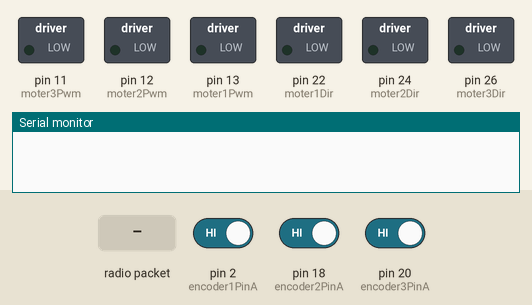
Bench run of a sketch on a simulated Arduino Mega 2560, built with avr-gcc and run on an emulated ATmega2560. On the bench: switched loads named in the sketch (green lamp = pin HIGH), the last lines printed to the serial monitor. The inputs (shaded band) are chosen by the test bench; at power-on: pin 2 (encoder1PinA) HIGH, pin 18 (encoder2PinA) HIGH, pin 20 (encoder3PinA) HIGH. No radio packets arrive unless stated.

Above: at 1.2 s.
1.3 s: radio packet "high" arrives
At 2.3 s:
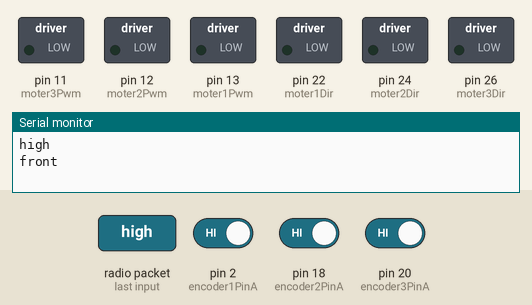
2.9 s: radio packet "low" arrives
At 3.5 s:
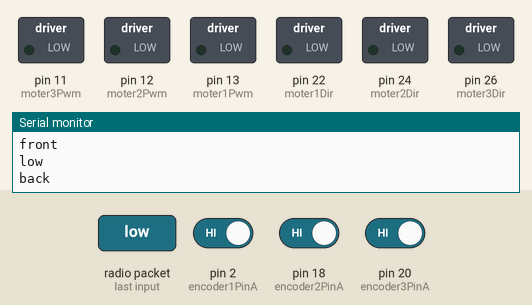
4.5 s: radio packet "left" arrives
At 5.8 s:
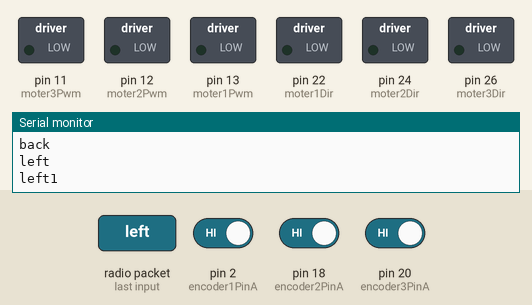
6.1 s: radio packet "right" arrives
At 7.2 s:
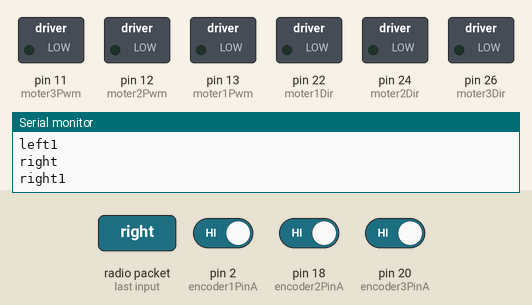
7.7 s: radio packet "rightcorner" arrives
At 8.4 s:
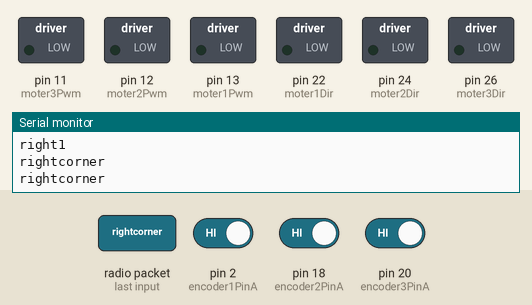
9.3 s: radio packet "leftcorner" arrives
At 10.8 s:
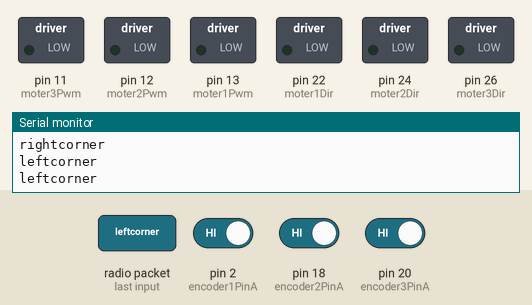
Timing chart, 0 to 11.9 s (numbered marks = the images above; inputs shaded):
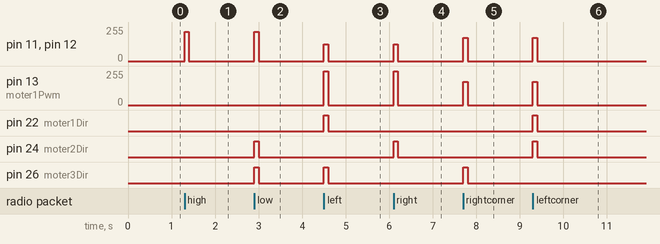

The sketch:

odometery_ver3.ino
```cpp
#include "motor_driver.h"
#include <RF24.h>

volatile bool fired1;
volatile bool up1;

volatile bool fired2;
volatile bool up2;

volatile bool fired3;
volatile bool up3;


// 엔코더
const byte encoder1PinA = 2;
const byte encoder1PinB = 3;

const byte encoder2PinA = 18;
const byte encoder2PinB = 19;

const byte encoder3PinA = 20;
const byte encoder3PinB = 21;


// 모터

// 방향 조절
const int moter1Dir = 22;
const int moter2Dir = 24;
const int moter3Dir = 26;

// 속도 조절
const int moter1Pwm = 13;
const int moter2Pwm = 12;
const int moter3Pwm = 11;

motorDriver M1(moter1Dir, moter1Pwm);
motorDriver M2(moter2Dir, moter2Pwm);
motorDriver M3(moter3Dir, moter3Pwm);

#define PI 3.14159265
float R = 82;
int scaling_factor = 255;

RF24 radio(7, 8); // SPI 버스에 nRF24L01 라디오를 설정하기 위해 CE, CSN 선언.
const byte address[6] = "00001"; //주소값을 5가지 문자열로 변경할 수 있으며, 송신기과 수신기가 동일한 주소로 해야됨.

void setup() {
  pinMode(moter1Dir, OUTPUT);
  pinMode(moter1Pwm, OUTPUT);

  pinMode(moter2Dir, OUTPUT);
  pinMode(moter2Pwm, OUTPUT);

  pinMode(moter3Dir, OUTPUT);
  pinMode(moter3Pwm, OUTPUT);

  radio.begin();
  radio.openReadingPipe(0, address);
  radio.setPALevel(RF24_PA_LOW); //전원공급에 관한 파워레벨을 설정합니다. 모듈 사이가 가까우면 최소로 설정합니다.

//거리가 가까운 순으로 RF24_PA_MIN / RF24_PA_LOW / RF24_PA_HIGH / RF24_PA_MAX 등으로 설정할 수 있습니다.
  radio.startListening(); //모듈을 수신기로 설정
  pinMode(encoder1PinA, INPUT_PULLUP);
  pinMode(encoder1PinB, INPUT_PULLUP);
  attachInterrupt(digitalPinToInterrupt(encoder1PinA), isr1, CHANGE);

  pinMode(encoder2PinA, INPUT_PULLUP);
  pinMode(encoder2PinB, INPUT_PULLUP);
  attachInterrupt(digitalPinToInterrupt(encoder2PinA), isr2, CHANGE);

  pinMode(encoder3PinA, INPUT_PULLUP);
  pinMode(encoder3PinB, INPUT_PULLUP);
  attachInterrupt(digitalPinToInterrupt(encoder3PinA), isr3, CHANGE);

  Serial.begin(115200);

  // 모터 3개 작동 테스트

  // digitalWrite(moter1Dir,HIGH);
  // analogWrite(moter1Pwm,100);
  // digitalWrite(moter2Dir,HIGH);
  // analogWrite(moter2Pwm,100);
  // digitalWrite(moter3Dir,LOW);
  // analogWrite(moter3Pwm,100);
  // delay(500);
  // stop_now();
}

// 엔코더 ISR
void isr1 () {
  if (digitalRead(encoder1PinA)) {
    up1 = digitalRead(encoder1PinB);
  } else {
    up1 = !digitalRead (encoder1PinB);
  }
  fired1 = true;
}

void isr2 () {
  if (digitalRead(encoder2PinA)) {
    up2 = digitalRead(encoder2PinB);
  } else {
    up2 = !digitalRead (encoder2PinB);
  }
  fired2 = true;
}

void isr3 () {
  if (digitalRead(encoder3PinA)) {
    up3 = digitalRead(encoder3PinB);
  } else {
    up3 = !digitalRead (encoder3PinB);
  }
  fired3 = true;
}

void calc_speed(float x_dot, float y_dot, float theta_dot){
  float PWM1 = -R*theta_dot + x_dot;
  float PWM2 = -R*theta_dot - 0.5*x_dot - sin(PI/3.0)*y_dot;
  float PWM3 = -R*theta_dot - 0.5*x_dot + sin(PI/3.0)*y_dot;

  int Dir1 = (PWM1 > 0) - (PWM1 < 0);
  int Dir2 = (PWM2 > 0) - (PWM2 < 0);
  int Dir3 = -((PWM3 > 0) - (PWM3 < 0));

  PWM1 = (int)abs(PWM1*scaling_factor);
  PWM2 = (int)abs(PWM2*scaling_factor);
  PWM3 = (int)abs(PWM3*scaling_factor);

  M1.spin(Dir1, PWM1);
  M2.spin(Dir2, PWM2);
  M3.spin(Dir3, PWM3);
}

void loop() {
  char text[32] = "";
  if (radio.available()) {
    char text[32] = "";
    radio.read(&text, sizeof(text));
    Serial.println(text);
     if (strcmp(text, "high") == 0) {
      Serial.println("front");
      calc_speed(0,1,0);
    }
    else if (strcmp(text, "low") == 0) {
      Serial.println("back");
      calc_speed(0,-1,0);
    }
    else if (strcmp(text, "left") == 0) {
      Serial.println("left1");
      calc_speed(1,0,0);
    }
    else if (strcmp(text, "right") == 0) {
      Serial.println("right1");
      calc_speed(-1,0,0);
    }
    else if (strcmp(text, "rightcorner") == 0) {
      Serial.println("rightcorner");
      calc_speed(0,0,1);
    }
    else if (strcmp(text, "leftcorner") == 0) {
      Serial.println("leftcorner");
      calc_speed(0,0,-1);
    }
    else {
      calc_speed(0,0,0);
    }
    delay(100);
    calc_speed(0,0,0);
//    analogWrite(moter1Pwm,0);
//    analogWrite(moter2Pwm,0);
//    analogWrite(moter3Pwm,0);

  }
  static long rotaryCount1 = 0;
  static long rotaryCount2 = 0;
  static long rotaryCount3 = 0;

  if (fired1) {
    if (up1) {
      rotaryCount1 ++;
    } else {
      rotaryCount1 --;
    }
    fired1 = false;
    Serial.print("Count1 = ");
    Serial.println(rotaryCount1);
  }
  if (fired2) {
    if (up2) {
      rotaryCount2 ++;
    } else {
      rotaryCount2 --;
    }
    fired2 = false;
    Serial.print("Count2 = ");
    Serial.println(rotaryCount2);
  }
  if (fired3) {
    if (up3) {
      rotaryCount3 ++;
    } else {
      rotaryCount3 --;
    }
    fired3 = false;
    Serial.print("Count3 = ");
    Serial.println(rotaryCount3);
  }
}
```

motor_driver.cpp
```cpp
#include "Arduino.h"
#include "motor_driver.h"

motorDriver::motorDriver(int DirPin, int PWMPin) {
    _DirPin = DirPin;
    _PWMPin = PWMPin;

    pinMode(_DirPin, OUTPUT);
    pinMode(_PWMPin, OUTPUT);
}

void motorDriver::spin(char Dir, unsigned char PWM){
    switch (Dir) {
        case -1:
            digitalWrite(_DirPin, LOW);
            analogWrite(_PWMPin, PWM);
            break;
        case 0:
            digitalWrite(_DirPin, LOW);
            digitalWrite(_PWMPin, LOW);
            break;
        case 1:
            digitalWrite(_DirPin, HIGH);
            analogWrite(_PWMPin, PWM);
            break;
    }
}
```

motor_driver.h
```cpp
#ifndef motordriver_h
#define motordriver_h

#include "Arduino.h"

class motorDriver{
    public:
        motorDriver(int DirPin, int PWMPin);
        void spin(char Dir, unsigned char PWM);
    private:
        int _DirPin;
        int _PWMPin;
};

#endif
```

Measured:
- after the input at 1.3 s, pin 11 (moter3Pwm), pin 12 (moter2Pwm): 0/255 → 220/255 at once, → 0/255 0.10 s later
- after the input at 2.9 s, pin 11 (moter3Pwm), pin 12 (moter2Pwm): 0/255 → 220/255 at once, → 0/255 0.10 s later; pin 24 (moter2Dir), pin 26 (moter3Dir): LOW → HIGH at once, → LOW 0.10 s later
- after the input at 4.5 s, pin 11 (moter3Pwm), pin 12 (moter2Pwm): 0/255 → 127/255 at once, → 0/255 0.10 s later; pin 13 (moter1Pwm): 0/255 → 255/255 at once, → 0/255 0.10 s later; pin 22 (moter1Dir), pin 26 (moter3Dir): LOW → HIGH at once, → LOW 0.10 s later
- after the input at 6.1 s, pin 11 (moter3Pwm), pin 12 (moter2Pwm): 0/255 → 127/255 at once, → 0/255 0.10 s later; pin 13 (moter1Pwm): 0/255 → 255/255 at once, → 0/255 0.10 s later; pin 24 (moter2Dir): LOW → HIGH at once, → LOW 0.10 s later
- after the input at 7.7 s, pin 11 (moter3Pwm), pin 12 (moter2Pwm), pin 13 (moter1Pwm): 0/255 → 174/255 at once, → 0/255 0.10 s later; pin 26 (moter3Dir): LOW → HIGH at once, → LOW 0.10 s later
- after the input at 9.3 s, pin 11 (moter3Pwm), pin 12 (moter2Pwm), pin 13 (moter1Pwm): 0/255 → 174/255 at once, → 0/255 0.10 s later; pin 22 (moter1Dir), pin 24 (moter2Dir): LOW → HIGH at once, → LOW 0.10 s later
